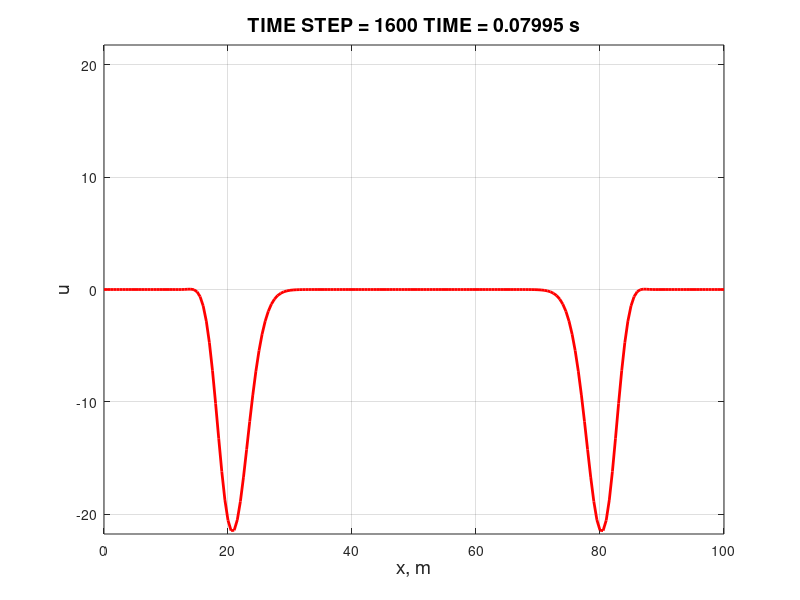

Here is the MATLAB script that generated this plot:
% General code for 1D homogeneus & isotrope elastic case without internal
% boundaries & without PML

close all ;
clear all ;
%clc ;

%-------------------------------------------------------------------------
%                        MODELISATION SETTINGS
%-------------------------------------------------------------------------

SNAPSHOT = false ; % Makes snapshots of the modelisation
Snapshot_Time = 340:20:600 ; % Parameters of snapshots temporisation

MAKE_MOVIE = false ; % Saves a video of the modelisation
tag = 'General 1D' ;

SAVE_SEISMOGRAMS = false ; % Saves a final steps snapshot of the seismograms
seis_tag = ['General_1D_Code'] ;

choice = menu('Please choose a method','CONV 2','CONV 4', 'OPT 2', 'OPT 4') ;

if choice == 1 ;
    CONV2 = true ;
    OPT2 = false ;
    CONV4 = false ;
    OPT4 = false ;
elseif choice == 2 ;
    CONV2 = false ;
    OPT2 = false ;
    CONV4 = true ;
    OPT4 = false ;
elseif choice == 3 ;
    CONV2 = false ;
    OPT2 = true ;
    CONV4 = false ;
    OPT4 = false ;
else
    CONV2 = false ;
    OPT2 = false ;
    CONV4 = false ;
    OPT4 = true ;
end

% CONV2 = true ;
% CONV4 = false ;
% OPT2 = false ;
% OPT4 = false ;

prompt = {'Amount of nodes','Distance of propagation [m]',...
          'P-Waves velocity [km/s]','Density of the medium [-]',...
          'Size of the time steps [ms]','Frequency of the source [Hz]',...
          'Source positions [m]','Amount of receivers'};
settitle = '1D-Wave modelisation settings';
num_lines = 1 ;
usual_values = {'200','100','1800','2300','0.1','100','50','2'} ;
answer = inputdlg(prompt,settitle,num_lines,usual_values) ;

set = zeros(8,1);
for i = 1:8
    set(i,1) = str2num(answer{i});
end

if set(7) >= set(2)
    fprintf('Please choose a source positions within propagation domains. \n')
    return ;
end

input('Start time loop?')
tic ;

%-------------------------------------------------------------------------
%                          DEF OF THE 1D CASE
%-------------------------------------------------------------------------


% Grid's definition (space, properties & time)
%-------------------------------------------------------------------------

%NX = input('Amount of nodes : ') ;
%NX = 200.d0 ; % Nb of nodes
NX = set(1) ;
mg = NX / 100.d0 ;

%XMAX = input('Distance of propagation [m] : ') ;
%XMAX = 100.d0 ; % Maximal X value [m]
XMAX = set(2) ;
XMIN = 0.d0 ; % Minimal X value [m]

DELTAX = (XMAX-XMIN) / NX ; % Space between nodes [m]
dx2 = DELTAX^2.d0 ;

xvec = [0:NX] * DELTAX ; % Vector containing all of the X steps

%cp = input('P-Waves velocity [km/s] : ') ;
%cp = 1800.d0 ; % Velocity of P-Waves in the medium [km/s]
cp = set(3) ;
%cs = input('S-Waves velocity [km/s] : ') ;
cs = cp / 1.732d0 ; % Velocity of S-Waves in the medium [km/s]
%rho = input('Density of the medium [-] : ') ;
%rho = 2400.d0 ; % Density of the medium [-]
rho = set(4) ;
lambda = rho * (cp^2 - 2.d0 * cs^2) ; % Lam?'s first parameter [u.s.i.]
mu = rho * cs^2 ; % Lam?'s second parameter [u.s.i.]

fprintf('SPACE:\n NX = %d \n XMAX = %.2f \n XMIN = %.2f \n dX = %.2f\n', NX, XMAX, XMIN, DELTAX) ;
fprintf('PROPERTIES:\n cp = %.0f \n cs = %.0f \n rho = %.0f \n lambda = %d\n mu = %d\n', cp, cs, rho, lambda, mu) ;

%----------

%DELTAT = input('Size of the time steps [s] : ') ;
%DELTAT = 1.d-4 ; % Size of time steps [s]
DELTAT = set(5) ;
DELTAT = DELTAT*(10^-3);
DELTAT = (DELTAT) / mg ;
dt2 = DELTAT^2.d0 ;
time = 0.08d0 ;

NSTEP = round(time/DELTAT) ; % Nb of time steps [s]

time_vec = [1:NSTEP]' * DELTAT ; % Vector containing all of the time steps


IT_DISPLAY = 50 ; % Nb of iterations between each display

fprintf('TIME:\n IT_DISP = %d \n NSTEP = %d \n dT = %d\n', IT_DISPLAY, NSTEP, DELTAT) ;


% Def of other variables & matrices
%--------------------------------------------------------------------------

ZERO = 0.d0 ; % Def of zero

e = 0.00001d0 ; % Def of an infinitesimal nb (~zero)
E = 1.d+30 ;  % Def of a huge nb (~infinite)

STABILITY_THRESHOLD = 1.d+25 ; % Def of a Vmax. If Vp&Vs>Vmax : Unstable code


% Def of the source
%--------------------------------------------------------------------------

%F0 = input('Frequency of the source [Hz] : ');
%F0 = 100.d0 ; % Frequency [Hz]
F0 = set(6) ;
T0 = 1.20d0 / F0 ; % Time of source triggering [s]

Ampl = 1.d9 ; % Amplitude of the signal

Source_Pos = set(7) ; % Source position [m]
mindist = XMAX ;

% Way to determinate the closest-to-source node
for i = 2:NX
    
    dist = Source_Pos - DELTAX*i ;
    
    if abs(dist) < mindist
        mindist = dist ;
        ISOURCE = i ;
    end
    
end

clearvars mindist dist ;

fprintf('Source position: %.2f m i=%d\n', Source_Pos, ISOURCE) ;


% Def of the receivers
%--------------------------------------------------------------------------

%NREC = input('Choose the number of receivers : ');
%NREC = 21 ; % Nb of receivers
NREC = set(8) ;

xdeb = 0.1d0 * XMAX ; % Position of the first receiver [m]
xfin = 0.9d0 * XMAX ; % Position of the last receiver [m]

xrec = zeros(NREC,1) ; % Def vector containing the receivers positions
ix_rec = zeros(NREC,1) ; % Def vector containing receivers closest-nodes positions

xspacerec = (xfin-xdeb) / double(NREC-1) ; % Receivers spacing

% Way to "place" receivers along the grid
for irec = 1:NREC
    xrec(irec) = xdeb + double(irec-1) * xspacerec ;
end

% Way to find the closest node of each receiver
% (Same way as to find the closest-to-source node)
for irec = 1:NREC
    
   dist = E ;
   
   for i = 1:NX
       
       distval = abs(DELTAX*double(i-1) - xrec(irec)) ;
       
       if (distval < dist)
           dist = distval ;
           ix_rec(irec) = i ;
       end
       
   end
   
   fprintf('Receiver %d x= %.2f\n',irec,xrec(irec))
   fprintf('Closest node found at %.2f m from i = %d\n\n',dist,ix_rec(irec));
   
end

%-------------------------------------------------------------------------
%                 CHECK OF THE MODELISATIONS CONSISTENCY
%-------------------------------------------------------------------------
  
Courant_number = cp * DELTAT * DELTAX ;

fprintf('Courant Number = %.4f\n', Courant_number) ;

if Courant_number > 1.d0
    disp('Time step is too large, the simulation will be unstable. \n Please choose another time step.') ;
    return ;
end


%--------------------------------------------------------------------------
%                    MODELISATIONS OBJECTS PARAMETERS
%--------------------------------------------------------------------------


% Initiation of a videos object
if MAKE_MOVIE
    movie_name_vy = ['1D_u_' num2str(NX) '_' num2str(DELTAX) '_' num2str(F0) '.avi'] ;
	vidObj_vy = VideoWriter(movie_name_vy) ;
	open(vidObj_vy) ;
end

  

%--------------------------------------------------------------------------
%                          MODELISATIONS CODE
%--------------------------------------------------------------------------

a = pi*pi * F0*F0 ;
umaxv = Ampl * exp(-a*T0^2) / 2.d0 * DELTAT ; % Def of a display maximum

u = zeros(NX+1,1) ;
unm1 = zeros(NX+1,1) ;
unm2 = zeros(NX+1,1) ;

u1 = zeros(NX+1,1) ;
u1nm1 = zeros(NX+1,1) ;
u1nm2 = zeros(NX+1,1) ;

UI2 = zeros(3,3) ;
UI4 = zeros(5,3) ;
g = zeros(NX+1,1) ;
utotal = zeros(NX+1,1) ;

A_con2 = zeros(3,3,NX-1) ;
K_con2 = zeros(3,3,NX-1) ;
A_opt2 = zeros(3,3,NX-1) ;
K_opt2 = zeros(3,3,NX-1) ;
dA2 = zeros(3,3,NX-1) ;
dK2 = zeros(3,3,NX-1) ;

for i = 2:NX
  A_con2(1:3,1:3,i-1) = (rho/dt2)*[0 1 0; 0 -2 0; 0 1 0] ;
  K_con2(1:3,1:3,i-1) = (mu/dx2)*[0 0 0; 1 -2 1; 0 0 0] ;
  A_opt2(1:3,1:3,i-1) = (rho/(12*dt2))*[1 10 1; -2 -20 -2; 1 10 1] ;
  K_opt2(1:3,1:3,i-1) = (mu/(12*dx2))*[1 -2 1; 10 -20 10; 1 -2 1] ;
  dA2(1:3,1:3,i-1) = (rho/(12*dt2))*[1 10 1; -2 -20 -2; 1 10 1]-(rho/dt2)*[0 1 0; 0 -2 0; 0 1 0] ;
  dK2(1:3,1:3,i-1) = (mu/(12*dx2))*[1 -2 1; 10 -20 10; 1 -2 1]-(mu/dx2)*[0 0 0; 1 -2 1; 0 0 0] ;
end

A_con4 = zeros(3,5,NX-1) ;
K_con4 = zeros(3,5,NX-1) ;
A_opt4 = zeros(3,5,NX-1) ;
K_opt4 = zeros(3,5,NX-1) ;
dA4 = zeros(3,5,NX-1) ;
dK4 = zeros(3,5,NX-1) ;

for i = 3:NX
   A_con4(1:3,1:5,i-2) = (rho/dt2)*[0 0 1 0 0; 0 0 -2 0 0; 0 0 1 0 0] ;
   K_con4(1:3,1:5,i-2) = (mu/(12*dx2))*[0 0 0 0 0 ; -1 16 -30 16 -1 ; 0 0 0 0 0] ;
   A_opt4(1:3,1:5,i-2) = (rho/(90*dt2))*[-1 4 84 4 -1 ; 2 -8 -168 -8 2 ; -1 4 84 4 -1] ;
   K_opt4(1:3,1:5,i-2) = (mu/(144*dx2))*[-1 16 -30 16 -1; -10 160 -300 160 -10;-1 16 -30 16 -1] ;
   dA4(1:3,1:5,i-2) = (rho/(90*dt2))*[-1 4 -6 4 1; 2 -8 12 -8 2 ;-1 4 -6 4 1] ;
   dK4(1:3,1:5,i-2) = (mu/(144*dx2))*[-1 16 -30 16 -1; 2 -32 60 -32 2;-1 16 -30 16 -1] ;
end


%--------------------------------------------------------------------------


for it = 1:NSTEP
    
    t = double(it-1) * DELTAT ;
    source_term = Ampl * exp(-a*(t-T0)^2) / rho ;
      
% CONV2
%--------------------------------------------------------------------------
    if CONV2
           
       PAUSE_ON = false ; % Adds a pause between each snapshot
       Pause_Time = 0.5 ; % Duration of that pause [s]
          
       u(:) = 0.d0 ;
          
       for i = 2:NX
           value_mu_du_dxx = unm1(i-1)*K_con2(2,1,i-1)+unm1(i)*K_con2(2,2,i-1)+unm1(i+1)*K_con2(2,3,i-1); 
           u(i) = (value_mu_du_dxx-unm1(i)*A_con2(2,2,i-1)-unm2(i)*A_con2(3,2,i-1))/A_con2(1,2,i-1);
       end
      
       u(ISOURCE) = source_term * DELTAT ;

       % Time steps update
       unm2 = unm1 ;
       unm1 = u ;
          
          
% OPT2
%--------------------------------------------------------------------------
    elseif OPT2
           
       PAUSE_ON = false ;
           
       u(:) = 0.d0 ;
       g(:)= 0.d0 ;
    
       for i= 2:NX
           value_mu_du_dxx = unm1(i-1)*K_con2(2,1,i-1)+unm1(i)*K_con2(2,2,i-1)+unm1(i+1)*K_con2(2,3,i-1);
           u(i) = (value_mu_du_dxx-unm1(i)*A_con2(2,2,i-1)-unm2(i)*A_con2(3,2,i-1))/A_con2(1,2,i-1);
       end
    
          
       g(:) = 0.d0 ;
          
       for i = 2:NX
           UI2(1:3,1:3,i-1) = [u(i-1) u(i) u(i+1); ...
                              unm1(i-1) unm1(i) unm1(i+1);...
                              unm2(i-1) unm2(i) unm2(i+1)] ;
           g(i) = -sum(sum((dA2(1:3,1:3,i-1)-dK2(1:3,1:3,i-1)).*UI2(1:3,1:3,i-1)))/A_con2(1,2,i-1) ;
       end
          
       for i = 2:NX
           u(i) = u(i)+(g(i)/A_con2(1,2,i-1)); %update: c = c0 + kdc
       end
          
       u(ISOURCE) = source_term * DELTAT ;
          
       % Time steps update
       unm2 = unm1 ;
       unm1 = u ;
          
    
% CONV4
%--------------------------------------------------------------------------
    elseif CONV4
           
        PAUSE_ON = false ; % Adds a pause between each snapshot
        Pause_Time = 0.1 ; % Duration of that pause [s]
                      
        u(:) = ZERO ;
           
        for i = 3:(NX-1)
            value_mu_du_dxx = unm1(i-2)*K_con4(2,1,i-2)+unm1(i-1)*K_con4(2,2,i-2)+unm1(i)*K_con4(2,3,i-2)+...
                              unm1(i+1)*K_con4(2,4,i-2)+unm1(i+2)*K_con4(2,5,i-2);
                          
            u(i) = (value_mu_du_dxx-unm1(i)*A_con4(2,3,i-1)-unm2(i)*A_con4(3,3,i-1))/A_con4(1,3,i-1);
        end
      
        i = ISOURCE ;
        u(i) = source_term * DELTAT ;
          
        % Time steps update
        unm2 = unm1 ;
        unm1 = u ;
           
           
% OPT4
%--------------------------------------------------------------------------           
    elseif OPT4
           
        PAUSE_ON = false ;
          
        u(:) = 0.d0 ;
        g(:)= 0.d0 ;
        u1(:) = 0.d0;
   
        utotal(:) = 0.d0;
        UI4(:,:) = 0.d0;
           
           
        for i = 3:(NX-1)
            value_mu_du_dxx = unm1(i-2)*K_con4(2,1,i-2)+unm1(i-1)*K_con4(2,2,i-2)+unm1(i)*K_con4(2,3,i-2)+...
                              unm1(i+1)*K_con4(2,4,i-2)+unm1(i+2)*K_con4(2,5,i-2);
            u(i) = (value_mu_du_dxx-unm1(i)*A_con4(2,3,i-2)-unm2(i)*A_con4(3,3,i-2))/A_con4(1,3,i-2);
        end
           
        g(:)=0.d0;
           
        for i = 3:(NX-1)
            UI4(1:3,1:5,i-2) = [u(i-2) u(i-1) u(i) u(i+1) u(i+2) ; ...
                   unm1(i-2) unm1(i-1) unm1(i) unm1(i+1) unm1(i+2); ...
                   unm2(i-2) unm2(i-1) unm2(i) unm2(i+1) unm2(i+2)];
            g(i) = -sum(sum((dA4(1:3,1:5,i-1)-dK4(1:3,1:5,i-1)).*UI4(1:3,1:5,i-2)))/A_con4(1,3,i-2);
        end
           
        for i=3:(NX-1)
            u(i) = u(i)+(g(i)/A_con4(1,3,i-2)); %update: c = c0 + kdc
        end
           
        u(ISOURCE) = (source_term * DELTAT) ;  
           
        % Time steps update
        unm2 = unm1;
        unm1 = u;
        
           
    end
       
       
%--------------------------------------------------------------------------

       % Dirichlet Boudaries Conditions
%        u(1) = ZERO ;
%        u(NX+1) = ZERO ;
           
  
% DISPLAY PART
%--------------------------------------------------------------------------

    if SAVE_SEISMOGRAMS
        for irec = 1:NREC
            seisux(it,irec) = u(ix_rec(irec));
        end 
    end
        
    if(mod(it,IT_DISPLAY) == 0)
        
        
        if max(u) > umaxv
            umaxv = max(u) ;
        end
        
        plot(xvec,u,'linewidth',2, 'Color','r') ;
       
        grid on ;
        axis([min(xvec) max(xvec) -umaxv umaxv]) ;
        xlabel('x, m','fontSize',14) ;
        ylabel('u','fontSize',14) ;
        titlestring = ['TIME STEP = ',num2str(it), ' TIME = ',num2str(t), ' s'] ;
        title(titlestring ,'fontsize',14) ;
        drawnow ;        
        
%         if u(1) || u(NX) > 1.d-3
%             toc ;
%             return ;
%             fprintf('End.')
%         end
        
        if PAUSE_ON
            pause(Pause_Time);
        end
        
        if MAKE_MOVIE
            F_y = getframe(gcf) ;  %-  capture figure or use gcf to get current figure. Or get current
            writeVideo(vidObj_vy,F_y);  %- add frame to the movie
            %fprintf('Frame for %s captured\n',movie_name_vy);
        end
            
        if SNAPSHOT
            if  nnz(snapshot_time==it)>0
                snapshat = getframe(gcf);
                imgg = frame2im(snapshat);
                scrsht_name=['im' num2str(it) '.png'];
                imwrite(imgg,scrsht_name);
                fprintf('Screenshot %s saved to %s\n', scrsht_name, pwd);
                clearvars scrsht_name imgg snapshat
            end  
        end
        
    end
end



%--------------------------------------------------------------------------
%                         MODELISATIONS RECORD
%--------------------------------------------------------------------------

if SAVE_SEISMOGRAMS
    for i = 1:NREC
        filename = [seis_tag 'x' num2str(xrec(i),'%.2f') 'seis_' num2str(i) '.txt'] ;
        dlmwrite(filename, [time_vec, seisux(:,i)]) ;
        fprintf('Seismogram for rec at %.2f saved as %s to %s\n', xrec(i), filename, pwd) ;
    end
end

if MAKE_MOVIE
    close(vidObj_vy) ;
    fprintf('Video %s saved in %s\n',movie_name_vy, pwd) ;
end

toc ;

disp('End.') ;